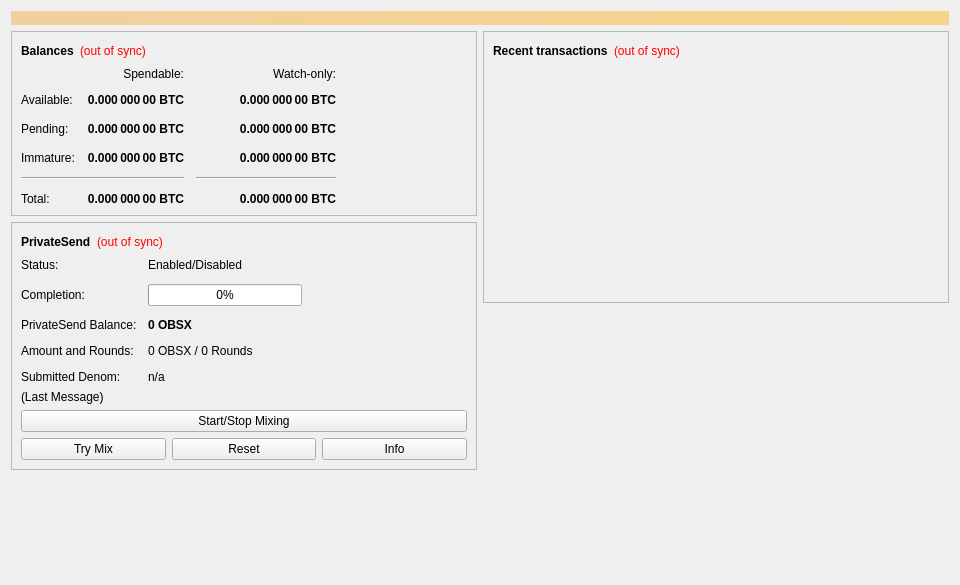
<?xml version="1.0" encoding="UTF-8"?>
<ui version="4.0">
 <class>OverviewPage</class>
 <widget class="QWidget" name="OverviewPage">
  <property name="geometry">
   <rect>
    <x>0</x>
    <y>0</y>
    <width>960</width>
    <height>585</height>
   </rect>
  </property>
  <property name="minimumSize">
   <size>
    <width>960</width>
    <height>0</height>
   </size>
  </property>
  <property name="windowTitle">
   <string>Form</string>
  </property>
  <layout class="QVBoxLayout" name="topLayout">
   <item>
    <widget class="QLabel" name="labelAlerts">
     <property name="visible">
      <bool>false</bool>
     </property>
     <property name="styleSheet">
      <string notr="true">QLabel { background-color: qlineargradient(x1: 0, y1: 0, x2: 1, y2: 0, stop:0 #F0D0A0, stop:1 #F8D488); color:#000000; }</string>
     </property>
     <property name="wordWrap">
      <bool>true</bool>
     </property>
     <property name="margin">
      <number>3</number>
     </property>
     <property name="textInteractionFlags">
      <set>Qt::TextSelectableByMouse</set>
     </property>
    </widget>
   </item>
   <item>
    <layout class="QHBoxLayout" name="horizontalLayout" stretch="1,1">
     <item>
      <layout class="QVBoxLayout" name="verticalLayout_2">
       <item>
        <widget class="QFrame" name="frame">
         <property name="frameShape">
          <enum>QFrame::StyledPanel</enum>
         </property>
         <property name="frameShadow">
          <enum>QFrame::Raised</enum>
         </property>
         <layout class="QVBoxLayout" name="verticalLayout_4">
          <item>
           <layout class="QHBoxLayout" name="horizontalLayout_4">
            <item>
             <widget class="QLabel" name="label_5">
              <property name="font">
               <font>
                <weight>75</weight>
                <bold>true</bold>
               </font>
              </property>
              <property name="text">
               <string>Balances</string>
              </property>
             </widget>
            </item>
            <item>
             <widget class="QLabel" name="labelWalletStatus">
              <property name="toolTip">
               <string>The displayed information may be out of date. Your wallet automatically synchronizes with the obscuraX network after a connection is established, but this process has not completed yet.</string>
              </property>
              <property name="styleSheet">
               <string notr="true">QLabel { color: red; }</string>
              </property>
              <property name="text">
               <string notr="true">(out of sync)</string>
              </property>
              <property name="alignment">
               <set>Qt::AlignLeading|Qt::AlignLeft|Qt::AlignVCenter</set>
              </property>
             </widget>
            </item>
            <item>
             <spacer name="horizontalSpacer_3">
              <property name="orientation">
               <enum>Qt::Horizontal</enum>
              </property>
              <property name="sizeHint" stdset="0">
               <size>
                <width>40</width>
                <height>20</height>
               </size>
              </property>
             </spacer>
            </item>
           </layout>
          </item>
          <item>
           <layout class="QGridLayout" name="gridLayout">
            <property name="spacing">
             <number>12</number>
            </property>
            <item row="2" column="2">
             <widget class="QLabel" name="labelWatchPending">
              <property name="font">
               <font>
                <weight>75</weight>
                <bold>true</bold>
               </font>
              </property>
              <property name="cursor">
               <cursorShape>IBeamCursor</cursorShape>
              </property>
              <property name="toolTip">
               <string>Unconfirmed transactions to watch-only addresses</string>
              </property>
              <property name="text">
               <string notr="true">0.000 000 00 BTC</string>
              </property>
              <property name="alignment">
               <set>Qt::AlignRight|Qt::AlignTrailing|Qt::AlignVCenter</set>
              </property>
              <property name="textInteractionFlags">
               <set>Qt::LinksAccessibleByMouse|Qt::TextSelectableByKeyboard|Qt::TextSelectableByMouse</set>
              </property>
             </widget>
            </item>
            <item row="2" column="1">
             <widget class="QLabel" name="labelUnconfirmed">
              <property name="font">
               <font>
                <weight>75</weight>
                <bold>true</bold>
               </font>
              </property>
              <property name="cursor">
               <cursorShape>IBeamCursor</cursorShape>
              </property>
              <property name="toolTip">
               <string>Total of transactions that have yet to be confirmed, and do not yet count toward the spendable balance</string>
              </property>
              <property name="text">
               <string notr="true">0.000 000 00 BTC</string>
              </property>
              <property name="alignment">
               <set>Qt::AlignRight|Qt::AlignTrailing|Qt::AlignVCenter</set>
              </property>
              <property name="textInteractionFlags">
               <set>Qt::LinksAccessibleByMouse|Qt::TextSelectableByKeyboard|Qt::TextSelectableByMouse</set>
              </property>
             </widget>
            </item>
            <item row="3" column="2">
             <widget class="QLabel" name="labelWatchImmature">
              <property name="font">
               <font>
                <weight>75</weight>
                <bold>true</bold>
               </font>
              </property>
              <property name="cursor">
               <cursorShape>IBeamCursor</cursorShape>
              </property>
              <property name="toolTip">
               <string>Mined balance in watch-only addresses that has not yet matured</string>
              </property>
              <property name="text">
               <string notr="true">0.000 000 00 BTC</string>
              </property>
              <property name="alignment">
               <set>Qt::AlignRight|Qt::AlignTrailing|Qt::AlignVCenter</set>
              </property>
              <property name="textInteractionFlags">
               <set>Qt::LinksAccessibleByMouse|Qt::TextSelectableByKeyboard|Qt::TextSelectableByMouse</set>
              </property>
             </widget>
            </item>
            <item row="4" column="0" colspan="2">
             <widget class="Line" name="lineSpendableBalance">
              <property name="orientation">
               <enum>Qt::Horizontal</enum>
              </property>
             </widget>
            </item>
            <item row="4" column="2">
             <widget class="Line" name="lineWatchBalance">
              <property name="sizePolicy">
               <sizepolicy hsizetype="Preferred" vsizetype="Fixed">
                <horstretch>0</horstretch>
                <verstretch>0</verstretch>
               </sizepolicy>
              </property>
              <property name="minimumSize">
               <size>
                <width>140</width>
                <height>0</height>
               </size>
              </property>
              <property name="orientation">
               <enum>Qt::Horizontal</enum>
              </property>
             </widget>
            </item>
            <item row="5" column="0">
             <widget class="QLabel" name="labelTotalText">
              <property name="text">
               <string>Total:</string>
              </property>
             </widget>
            </item>
            <item row="3" column="1">
             <widget class="QLabel" name="labelImmature">
              <property name="font">
               <font>
                <weight>75</weight>
                <bold>true</bold>
               </font>
              </property>
              <property name="cursor">
               <cursorShape>IBeamCursor</cursorShape>
              </property>
              <property name="toolTip">
               <string>Mined balance that has not yet matured</string>
              </property>
              <property name="text">
               <string notr="true">0.000 000 00 BTC</string>
              </property>
              <property name="alignment">
               <set>Qt::AlignRight|Qt::AlignTrailing|Qt::AlignVCenter</set>
              </property>
              <property name="textInteractionFlags">
               <set>Qt::LinksAccessibleByMouse|Qt::TextSelectableByKeyboard|Qt::TextSelectableByMouse</set>
              </property>
             </widget>
            </item>
            <item row="2" column="3">
             <spacer name="horizontalSpacer_2">
              <property name="orientation">
               <enum>Qt::Horizontal</enum>
              </property>
              <property name="sizeHint" stdset="0">
               <size>
                <width>40</width>
                <height>20</height>
               </size>
              </property>
             </spacer>
            </item>
            <item row="3" column="0">
             <widget class="QLabel" name="labelImmatureText">
              <property name="text">
               <string>Immature:</string>
              </property>
             </widget>
            </item>
            <item row="5" column="1">
             <widget class="QLabel" name="labelTotal">
              <property name="font">
               <font>
                <weight>75</weight>
                <bold>true</bold>
               </font>
              </property>
              <property name="cursor">
               <cursorShape>IBeamCursor</cursorShape>
              </property>
              <property name="toolTip">
               <string>Your current total balance</string>
              </property>
              <property name="text">
               <string notr="true">0.000 000 00 BTC</string>
              </property>
              <property name="alignment">
               <set>Qt::AlignRight|Qt::AlignTrailing|Qt::AlignVCenter</set>
              </property>
              <property name="textInteractionFlags">
               <set>Qt::LinksAccessibleByMouse|Qt::TextSelectableByKeyboard|Qt::TextSelectableByMouse</set>
              </property>
             </widget>
            </item>
            <item row="5" column="2">
             <widget class="QLabel" name="labelWatchTotal">
              <property name="font">
               <font>
                <weight>75</weight>
                <bold>true</bold>
               </font>
              </property>
              <property name="cursor">
               <cursorShape>IBeamCursor</cursorShape>
              </property>
              <property name="toolTip">
               <string>Current total balance in watch-only addresses</string>
              </property>
              <property name="text">
               <string notr="true">0.000 000 00 BTC</string>
              </property>
              <property name="alignment">
               <set>Qt::AlignRight|Qt::AlignTrailing|Qt::AlignVCenter</set>
              </property>
              <property name="textInteractionFlags">
               <set>Qt::LinksAccessibleByMouse|Qt::TextSelectableByKeyboard|Qt::TextSelectableByMouse</set>
              </property>
             </widget>
            </item>
            <item row="0" column="2">
             <widget class="QLabel" name="labelWatchonly">
              <property name="text">
               <string>Watch-only:</string>
              </property>
              <property name="alignment">
               <set>Qt::AlignRight|Qt::AlignTrailing|Qt::AlignVCenter</set>
              </property>
             </widget>
            </item>
            <item row="1" column="0">
             <widget class="QLabel" name="labelBalanceText">
              <property name="text">
               <string>Available:</string>
              </property>
             </widget>
            </item>
            <item row="1" column="1">
             <widget class="QLabel" name="labelBalance">
              <property name="font">
               <font>
                <weight>75</weight>
                <bold>true</bold>
               </font>
              </property>
              <property name="cursor">
               <cursorShape>IBeamCursor</cursorShape>
              </property>
              <property name="toolTip">
               <string>Your current spendable balance</string>
              </property>
              <property name="text">
               <string notr="true">0.000 000 00 BTC</string>
              </property>
              <property name="alignment">
               <set>Qt::AlignRight|Qt::AlignTrailing|Qt::AlignVCenter</set>
              </property>
              <property name="textInteractionFlags">
               <set>Qt::LinksAccessibleByMouse|Qt::TextSelectableByKeyboard|Qt::TextSelectableByMouse</set>
              </property>
             </widget>
            </item>
            <item row="1" column="2">
             <widget class="QLabel" name="labelWatchAvailable">
              <property name="font">
               <font>
                <weight>75</weight>
                <bold>true</bold>
               </font>
              </property>
              <property name="cursor">
               <cursorShape>IBeamCursor</cursorShape>
              </property>
              <property name="toolTip">
               <string>Your current balance in watch-only addresses</string>
              </property>
              <property name="text">
               <string notr="true">0.000 000 00 BTC</string>
              </property>
              <property name="alignment">
               <set>Qt::AlignRight|Qt::AlignTrailing|Qt::AlignVCenter</set>
              </property>
              <property name="textInteractionFlags">
               <set>Qt::LinksAccessibleByMouse|Qt::TextSelectableByKeyboard|Qt::TextSelectableByMouse</set>
              </property>
             </widget>
            </item>
            <item row="2" column="0">
             <widget class="QLabel" name="labelPendingText">
              <property name="text">
               <string>Pending:</string>
              </property>
             </widget>
            </item>
            <item row="0" column="1">
             <widget class="QLabel" name="labelSpendable">
              <property name="text">
               <string>Spendable:</string>
              </property>
              <property name="alignment">
               <set>Qt::AlignRight|Qt::AlignTrailing|Qt::AlignVCenter</set>
              </property>
             </widget>
            </item>
           </layout>
          </item>
         </layout>
        </widget>
       </item>
       <item>
        <widget class="QFrame" name="framePrivateSend">
         <property name="layoutDirection">
          <enum>Qt::LeftToRight</enum>
         </property>
         <property name="frameShape">
          <enum>QFrame::StyledPanel</enum>
         </property>
         <property name="frameShadow">
          <enum>QFrame::Raised</enum>
         </property>
         <layout class="QVBoxLayout" name="VerticalLayout_PS1">
          <item>
           <layout class="QHBoxLayout" name="horizontalLayout_5">
            <item>
             <widget class="QLabel" name="labelPrivateSendHeader">
              <property name="font">
               <font>
                <weight>75</weight>
                <bold>true</bold>
               </font>
              </property>
              <property name="text">
               <string>PrivateSend</string>
              </property>
             </widget>
            </item>
            <item>
             <widget class="QLabel" name="labelPrivateSendSyncStatus">
              <property name="toolTip">
               <string>The displayed information may be out of date. Your wallet automatically synchronizes with the obscuraX network after a connection is established, but this process has not completed yet.</string>
              </property>
              <property name="styleSheet">
               <string notr="true">QLabel { color: red; }</string>
              </property>
              <property name="text">
               <string notr="true">(out of sync)</string>
              </property>
              <property name="alignment">
               <set>Qt::AlignLeading|Qt::AlignLeft|Qt::AlignVCenter</set>
              </property>
             </widget>
            </item>
            <item>
             <spacer name="horizontalSpacer_4">
              <property name="orientation">
               <enum>Qt::Horizontal</enum>
              </property>
              <property name="sizeHint" stdset="0">
               <size>
                <width>40</width>
                <height>20</height>
               </size>
              </property>
             </spacer>
            </item>
           </layout>
          </item>
          <item>
           <layout class="QFormLayout" name="privateSendFormLayout">
            <property name="fieldGrowthPolicy">
             <enum>QFormLayout::AllNonFixedFieldsGrow</enum>
            </property>
            <property name="horizontalSpacing">
             <number>11</number>
            </property>
            <property name="verticalSpacing">
             <number>12</number>
            </property>
            <item row="0" column="0">
             <widget class="QLabel" name="labelPrivateSendEnabledText">
              <property name="text">
               <string>Status:</string>
              </property>
             </widget>
            </item>
            <item row="0" column="1">
             <widget class="QLabel" name="labelPrivateSendEnabled">
              <property name="text">
               <string>Enabled/Disabled</string>
              </property>
             </widget>
            </item>
            <item row="1" column="0">
             <widget class="QLabel" name="labelCompletitionText">
              <property name="text">
               <string>Completion:</string>
              </property>
             </widget>
            </item>
            <item row="1" column="1">
             <widget class="QProgressBar" name="privateSendProgress">
              <property name="maximumSize">
               <size>
                <width>154</width>
                <height>16777215</height>
               </size>
              </property>
              <property name="value">
               <number>0</number>
              </property>
             </widget>
            </item>
            <item row="2" column="0">
             <widget class="QLabel" name="labelAnonymizedText">
              <property name="text">
               <string>PrivateSend Balance:</string>
              </property>
             </widget>
            </item>
            <item row="2" column="1">
             <widget class="QLabel" name="labelAnonymized">
              <property name="font">
               <font>
                <weight>75</weight>
                <bold>true</bold>
               </font>
              </property>
              <property name="text">
               <string notr="true">0 OBSX</string>
              </property>
             </widget>
            </item>
            <item row="3" column="0">
             <widget class="QLabel" name="labelAmountAndRoundsText">
              <property name="text">
               <string>Amount and Rounds:</string>
              </property>
             </widget>
            </item>
            <item row="3" column="1">
             <widget class="QLabel" name="labelAmountRounds">
              <property name="text">
               <string>0 OBSX / 0 Rounds</string>
              </property>
             </widget>
            </item>
            <item row="4" column="0">
             <widget class="QLabel" name="labelSubmittedDenomText">
              <property name="text">
               <string>Submitted Denom:</string>
              </property>
             </widget>
            </item>
            <item row="4" column="1">
             <widget class="QLabel" name="labelSubmittedDenom">
              <property name="toolTip">
               <string>The denominations you submitted to the Masternode.&lt;br&gt;To mix, other users must submit the exact same denominations.</string>
              </property>
              <property name="text">
               <string>n/a</string>
              </property>
             </widget>
            </item>
           </layout>
          </item>
          <item>
           <layout class="QVBoxLayout" name="VerticalLayout_PS">
            <item>
             <widget class="QLabel" name="labelPrivateSendLastMessage">
              <property name="text">
               <string>(Last Message)</string>
              </property>
              <property name="alignment">
               <set>Qt::AlignLeading|Qt::AlignLeft|Qt::AlignTop</set>
              </property>
              <property name="wordWrap">
               <bool>true</bool>
              </property>
             </widget>
            </item>
            <item>
             <widget class="QPushButton" name="togglePrivateSend">
              <property name="sizePolicy">
               <sizepolicy hsizetype="MinimumExpanding" vsizetype="Fixed">
                <horstretch>0</horstretch>
                <verstretch>0</verstretch>
               </sizepolicy>
              </property>
              <property name="text">
               <string>Start/Stop Mixing</string>
              </property>
             </widget>
            </item>
            <item>
             <layout class="QHBoxLayout" name="horizontalLayout_debugbuttons">
              <item>
               <widget class="QPushButton" name="privateSendAuto">
                <property name="sizePolicy">
                 <sizepolicy hsizetype="MinimumExpanding" vsizetype="Fixed">
                  <horstretch>0</horstretch>
                  <verstretch>0</verstretch>
                 </sizepolicy>
                </property>
                <property name="toolTip">
                 <string>Try to manually submit a PrivateSend request.</string>
                </property>
                <property name="text">
                 <string>Try Mix</string>
                </property>
               </widget>
              </item>
              <item>
               <widget class="QPushButton" name="privateSendReset">
                <property name="sizePolicy">
                 <sizepolicy hsizetype="MinimumExpanding" vsizetype="Fixed">
                  <horstretch>0</horstretch>
                  <verstretch>0</verstretch>
                 </sizepolicy>
                </property>
                <property name="toolTip">
                 <string>Reset the current status of PrivateSend (can interrupt PrivateSend if it's in the process of Mixing, which can cost you money!)</string>
                </property>
                <property name="autoFillBackground">
                 <bool>false</bool>
                </property>
                <property name="text">
                 <string>Reset</string>
                </property>
               </widget>
              </item>
              <item>
               <widget class="QPushButton" name="privateSendInfo">
                <property name="sizePolicy">
                 <sizepolicy hsizetype="MinimumExpanding" vsizetype="Fixed">
                  <horstretch>0</horstretch>
                  <verstretch>0</verstretch>
                 </sizepolicy>
                </property>
                <property name="toolTip">
                 <string>Information about PrivateSend and Mixing</string>
                </property>
                <property name="text">
                 <string>Info</string>
                </property>
               </widget>
              </item>
             </layout>
            </item>
           </layout>
          </item>
         </layout>
        </widget>
       </item>
       <item>
        <spacer name="verticalSpacer">
         <property name="orientation">
          <enum>Qt::Vertical</enum>
         </property>
         <property name="sizeHint" stdset="0">
          <size>
           <width>20</width>
           <height>40</height>
          </size>
         </property>
        </spacer>
       </item>
      </layout>
     </item>
     <item>
      <layout class="QVBoxLayout" name="verticalLayout_3">
       <item>
        <widget class="QFrame" name="frame_2">
         <property name="frameShape">
          <enum>QFrame::StyledPanel</enum>
         </property>
         <property name="frameShadow">
          <enum>QFrame::Raised</enum>
         </property>
         <layout class="QVBoxLayout" name="verticalLayout">
          <item>
           <layout class="QHBoxLayout" name="horizontalLayout_2">
            <item>
             <widget class="QLabel" name="label_4">
              <property name="font">
               <font>
                <weight>75</weight>
                <bold>true</bold>
               </font>
              </property>
              <property name="text">
               <string>Recent transactions</string>
              </property>
             </widget>
            </item>
            <item>
             <widget class="QLabel" name="labelTransactionsStatus">
              <property name="toolTip">
               <string>The displayed information may be out of date. Your wallet automatically synchronizes with the obscuraX network after a connection is established, but this process has not completed yet.</string>
              </property>
              <property name="styleSheet">
               <string notr="true">QLabel { color: red; }</string>
              </property>
              <property name="text">
               <string notr="true">(out of sync)</string>
              </property>
              <property name="alignment">
               <set>Qt::AlignLeading|Qt::AlignLeft|Qt::AlignVCenter</set>
              </property>
             </widget>
            </item>
            <item>
             <spacer name="horizontalSpacer">
              <property name="orientation">
               <enum>Qt::Horizontal</enum>
              </property>
              <property name="sizeHint" stdset="0">
               <size>
                <width>40</width>
                <height>20</height>
               </size>
              </property>
             </spacer>
            </item>
           </layout>
          </item>
          <item>
           <widget class="QListView" name="listTransactions">
            <property name="styleSheet">
             <string notr="true">QListView { background: transparent; }</string>
            </property>
            <property name="frameShape">
             <enum>QFrame::NoFrame</enum>
            </property>
            <property name="verticalScrollBarPolicy">
             <enum>Qt::ScrollBarAlwaysOff</enum>
            </property>
            <property name="horizontalScrollBarPolicy">
             <enum>Qt::ScrollBarAlwaysOff</enum>
            </property>
            <property name="selectionMode">
             <enum>QAbstractItemView::NoSelection</enum>
            </property>
           </widget>
          </item>
         </layout>
        </widget>
       </item>
       <item>
        <spacer name="verticalSpacer_2">
         <property name="orientation">
          <enum>Qt::Vertical</enum>
         </property>
         <property name="sizeHint" stdset="0">
          <size>
           <width>20</width>
           <height>40</height>
          </size>
         </property>
        </spacer>
       </item>
      </layout>
     </item>
    </layout>
   </item>
  </layout>
 </widget>
 <resources/>
 <connections/>
</ui>
